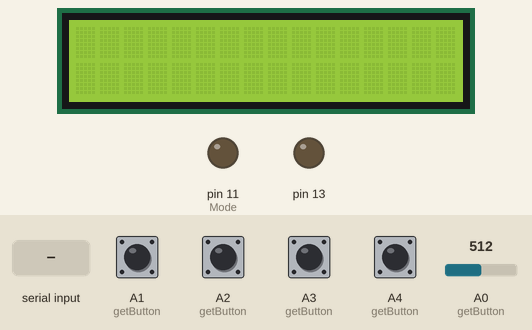
A sketch run on a simulated Arduino Uno, built with avr-gcc and run on an emulated ATmega328P. On the bench: 16×2 character LCD, output pins drawn as LEDs (lit = HIGH). The test bench sets the inputs (shaded band); at power-on: A1 (getButton), A2 (getButton), A3 (getButton), A4 (getButton) HIGH, A0 (getButton) = 512. What the sketch prints to the serial monitor is not drawn.

Above: at 1.2 s.
1.3 s: "," received over the second serial link
At 2.4 s:
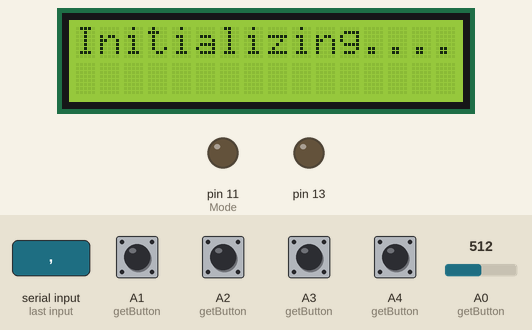
4.3 s: "*" received over the second serial link
At 7.1 s:
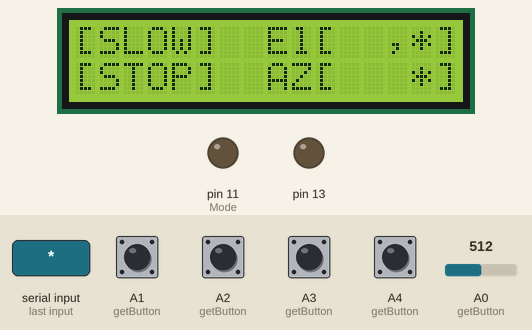
7.3 s: "1" received over the second serial link
At 8.2 s:
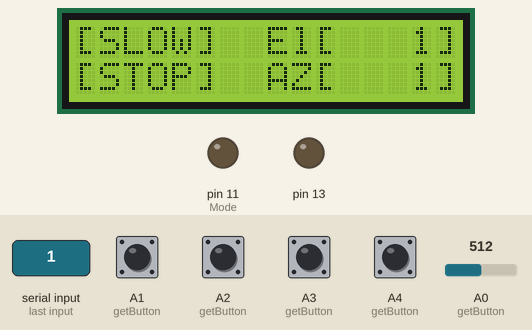
8.8 s: "*" received over the second serial link
At 9.3 s:
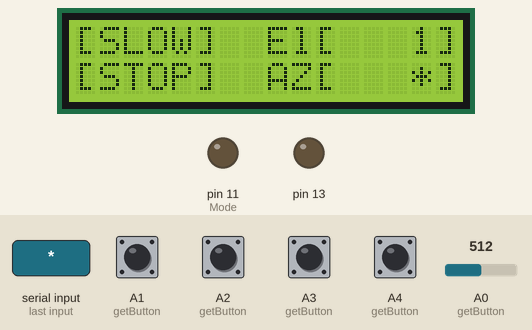
Timing chart, 0 to 11.3 s (numbered marks = the images above; inputs shaded):
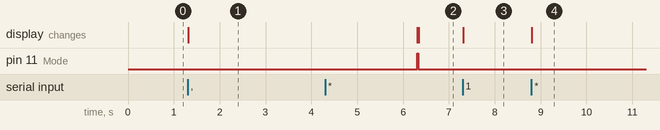

Measured:
- after the input at 1.3 s, the display: changes at once (image 1)
- after the input at 4.3 s, the display: first differs from a run without the input after 2.0 s (image 2)
- after the input at 7.3 s, the display: changes at once (image 3)
- after the input at 8.8 s, the display: changes at once (image 4)

The sketch:

LCD.ino
```cpp
#include <SoftwareSerial.h>
#include <LiquidCrystal.h>

#define Mode  11
#define RX    3
#define TX    2


SoftwareSerial mySerial(RX, TX); // RX, TX
LiquidCrystal lcd(8, 9, 4, 5, 6, 7);


bool Receive = false;
String ReceiveMsg = "";
String pos[] = {"","",""};
int Seperator[] = {0, 0, 0};
int sep = 0;
int btn = 0,p_Btn=0;
long StartTime = 0;
long ST_Th = 5000;
int rst = 0;

void setup() {
  Serial.begin(9600);
  mySerial.begin(9600);
  lcd.begin(16, 2);
  pinMode(Mode, OUTPUT);
  pinMode(13, OUTPUT);
  pinMode(A1, INPUT_PULLUP);
  pinMode(A2, INPUT_PULLUP);
  pinMode(A3, INPUT_PULLUP);
  pinMode(A4, INPUT_PULLUP);
  pinMode(A5, INPUT_PULLUP);
  digitalWrite(Mode,LOW);
  lcd.clear();
}

void loop() {
  while (mySerial.available()) {
    if (mySerial.available()) {
      char In = mySerial.read();
      ReceiveMsg += In;
      Receive = true;
    }
    delay(5);
  }
  if(Receive){
    if(StartTime == 0){
      StartTime = millis();
    }
    if(millis() > (StartTime + ST_Th)){
      if(rst < 1){
        lcd.clear();
//        SendMsg("*5*");
        rst++;
      }
      for(int i = 0 ; i<3 ; i++){
        if(i == 0)
          Seperator[i] = ReceiveMsg.indexOf(",");
        else
          Seperator[i] = ReceiveMsg.indexOf(",",Seperator[i-1]+1);
      }
      pos[0] = ReceiveMsg.substring(ReceiveMsg.indexOf("*")+1,Seperator[0]);
      pos[1] = ReceiveMsg.substring(Seperator[0]+1,Seperator[1]);
      pos[2] = ReceiveMsg.substring(Seperator[1]+1,Seperator[2]);
      for(int a = 0 ; a < 3 ; a++){
        if(pos[a].length() == 1){
           pos[a] = "   " + pos[a];
        }
        else if(pos[a].length() == 2){
           pos[a] = "  " + pos[a];
        }
        else if(pos[a].length() == 3){
           pos[a] = " " + pos[a];
        }
      }
      ReceiveMsg = ReceiveMsg.substring(ReceiveMsg.indexOf("*")+1,Seperator[2]);
      btn = getButton();
      if(btn != p_Btn){
        SendMsg("*" + String(btn)+"*");
        p_Btn = btn;
      }
      Serial.print(ReceiveMsg);
      Serial.print(" Pitch = ");
      Serial.print(pos[0]);
      Serial.print(" Roll = ");
      Serial.print(pos[1]);
      Serial.print(" Yaw = ");
      Serial.print(pos[2]);
      Serial.print(" Btn = ");
      Serial.println(btn);
      lcd.setCursor(0,0);
      lcd.print("[SLOW]");
      lcdprint(7, 0, " El[");
      lcdprint(15 - pos[0].length(), 0, pos[0]);
      lcdprint(15, 0, "]");
      if(btn == 1){
        lcdprint(0, 1, "[RIGHT]");
      }
      else if(btn == 2){
        lcdprint(0, 1, "[ UP ] ");
      }
      else if(btn == 3){
        lcdprint(0, 1, "[DOWN] ");
      }
      else if(btn == 4){
        lcdprint(0, 1, "[LEFT] ");
      }
      else{
        lcdprint(0, 1, "[STOP] ");
      }
      lcdprint(7, 1, " AZ[");
      lcdprint(15 - pos[1].length(), 1, pos[1]);
      lcdprint(15, 1, "]");
      ReceiveMsg = "";
      Receive = false;
    }
    else{
      lcd.clear();
      lcdprint(0, 0, "Initializing....");
    }
  }
}

void SendMsg(String Msg){
  digitalWrite(Mode,HIGH);
  delay(10);
  mySerial.print(Msg);
  delay(10);
  digitalWrite(Mode,LOW);
}

int getButton(){
  int val=analogRead(A0);
  int btn = 0;
//  Serial.print(val);
//  Serial.print("   ");

  if((val>=0&&val<=50)||!digitalRead(A1))
    btn = 1;
  else if((val>=50&&val<=150)||!digitalRead(A2))
    btn = 2;
  else if((val>=150&&val<=350)||!digitalRead(A3))
    btn = 3;
  else if((val>=350&&val<=500)||!digitalRead(A4))
    btn = 4;
  else if((val>=500&&val<=750)||!digitalRead(A5))
    btn = 5;

//  Serial.println(btn);
  return btn;
}

void lcdprint(int c, int r, String Msg){
  lcd.setCursor(c,r);
  lcd.print(Msg);
}
```
